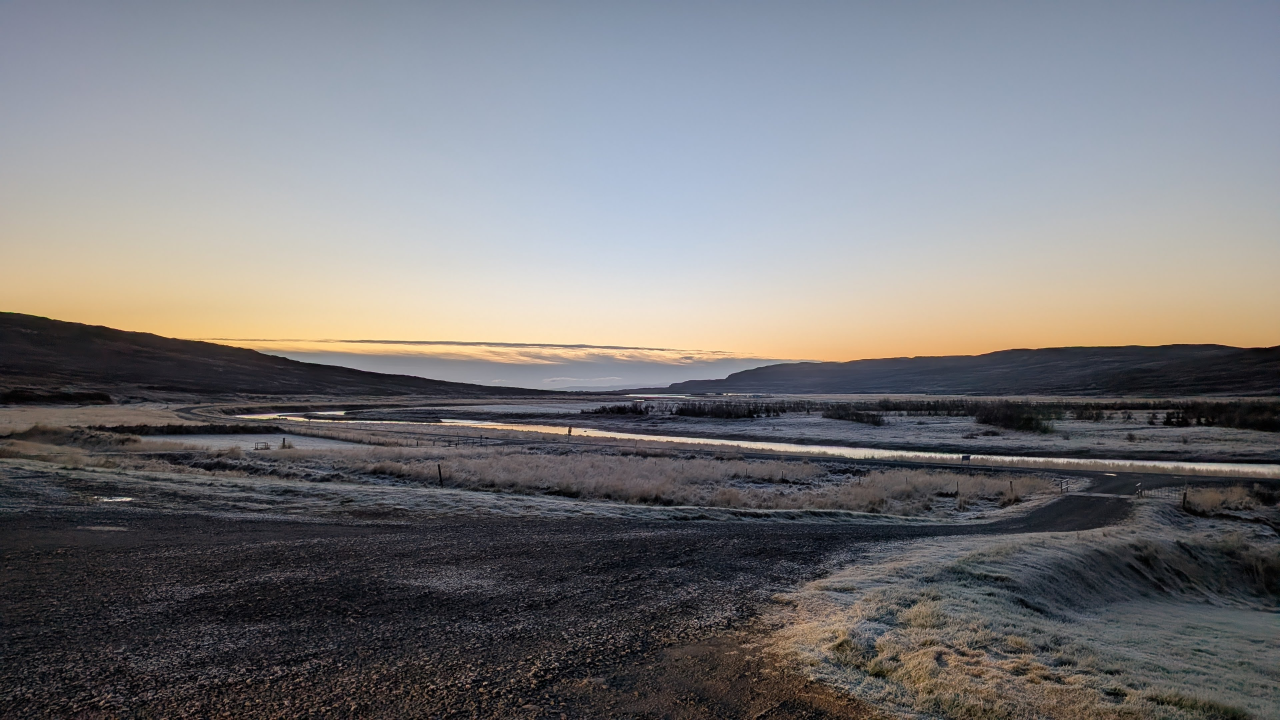
#> input picture photos/PXL_20261021_081252444.jpg, 3840 x 2160 px, found by its file name (shown at 1/3 size)
$ python update_to_60.py
#> lines starting #> are read from the running program, lines starting #| are printed output that depends on the picture; long printed decimals are rounded
import os
import json
import shutil
from PIL import Image, ImageOps, ExifTags

BASE_DIR = '/home/tomaso/projects/iceland-photos'
SRC_DIR = '/mnt/c/Users/tomas/Pictures/2026-Islanda'
DATA_FILE = os.path.join(BASE_DIR, 'data.json')
PHOTOS_DIR = os.path.join(BASE_DIR, 'photos')
THUMBS_DIR = os.path.join(BASE_DIR, 'thumbs')

# 1. Photos to prune
PRUNE_FILES = [
    'PXL_20261020_082333462.jpg',          # Bench with verse & cars
    'PXL_20261020_223127604.NIGHT.jpg',    # Weak aurora glow
    'PXL_20261020_230829906.NIGHT.jpg',    # Double aurora arch (redundant)
]

# 2. Photos to add with curated metadata
ADD_PHOTOS = [
    {
        'filename': 'PXL_20261021_081252444.jpg',
        'title': 'Strandir Valley Autumn Frost',
        'place': 'Drangsnes • Westfjords',
        'fallback_lat': 65.7811,
        'fallback_lon': -21.5191,
        'datetime': '2026:10:21 08:12:52',
        'date_display': 'Oct 21 • 08:12',
        'is_hero': True
    },
    {
        'filename': 'PXL_20261029_162720896.jpg',
        'title': 'Crystal Cave Tephra Layers & Fluted Ice',
        'place': 'Vatnajökull Ice Cave',
        'fallback_lat': 64.0489,
        'fallback_lon': -16.1806,
        'datetime': '2026:10:29 16:27:20',
        'date_display': 'Oct 29 • 16:27',
        'is_hero': True
    },
    {
        'filename': 'PXL_20261030_102417128.jpg',
        'title': 'Falljökull Glacier Crevasse Field',
        'place': 'Falljökull • Vatnajökull',
        'fallback_lat': 63.9734,
        'fallback_lon': -16.8003,
        'datetime': '2026:10:30 10:24:17',
        'date_display': 'Oct 30 • 10:24',
        'is_hero': True
    },
    {
        'filename': 'PXL_20261031_133314715.jpg',
        'title': 'Lóndrangar Ocean Promontory & Rain Squall',
        'place': 'Lóndrangar • Snæfellsnes',
        'fallback_lat': 64.7352,
        'fallback_lon': -23.7742,
        'datetime': '2026:10:31 13:33:14',
        'date_display': 'Oct 31 • 13:33',
        'is_hero': True
    },
    {
        'filename': 'PXL_20261031_141754942.jpg',
        'title': 'Arnarstapi Basalt Sea Cliffs',
        'place': 'Arnarstapi • Snæfellsnes',
        'fallback_lat': 64.7678,
        'fallback_lon': -23.6170,
        'datetime': '2026:10:31 14:17:54',
        'date_display': 'Oct 31 • 14:17',
        'is_hero': True
    }
]

def get_gps_and_aspect(filepath, fallback_lat, fallback_lon):
    with Image.open(filepath) as img:
        transposed = ImageOps.exif_transpose(img)
        w, h = transposed.size
        aspect = round(w / h, 3)

        lat = fallback_lat
        lon = fallback_lon

        exif = img.getexif()
        if exif:
            gps_info = exif.get_ifd(ExifTags.IFD.GPSInfo)
            if gps_info:
                def to_deg(dms):
                    return float(dms[0]) + float(dms[1])/60.0 + float(dms[2])/3600.0
                try:
                    raw_lat = to_deg(gps_info[2])
                    if gps_info.get(1) == 'S': raw_lat = -raw_lat
                    raw_lon = to_deg(gps_info[4])
                    if gps_info.get(3) == 'W': raw_lon = -raw_lon
                    lat = round(raw_lat, 6)
                    lon = round(raw_lon, 6)
                except Exception as e:
                    pass

    return lat, lon, aspect

def main():
    # 1. Prune files from disk
    for fn in PRUNE_FILES:
        p_photo = os.path.join(PHOTOS_DIR, fn)
        p_thumb = os.path.join(THUMBS_DIR, fn)
        if os.path.exists(p_photo):
            os.remove(p_photo)
            print(f"Removed photo: {fn}")
        if os.path.exists(p_thumb):
            os.remove(p_thumb)
            print(f"Removed thumb: {fn}")

    # 2. Add new photos to photos/ and thumbs/
    new_entries = []
    for item in ADD_PHOTOS:
        fn = item['filename']
        src_path = os.path.join(SRC_DIR, fn)
        dst_photo = os.path.join(PHOTOS_DIR, fn)
        dst_thumb = os.path.join(THUMBS_DIR, fn)

        if not os.path.exists(src_path):
            raise FileNotFoundError(f"Source file not found: {src_path}")

        # Copy original
        shutil.copy2(src_path, dst_photo)

        # Generate thumbnail
        with Image.open(src_path) as img:
#> img is the input picture: PIL image 3840x2160 RGB; mean R, G, B 119.2, 118.5, 120.7
            transposed = ImageOps.exif_transpose(img)
            transposed.thumbnail((720, 540), Image.Resampling.LANCZOS)
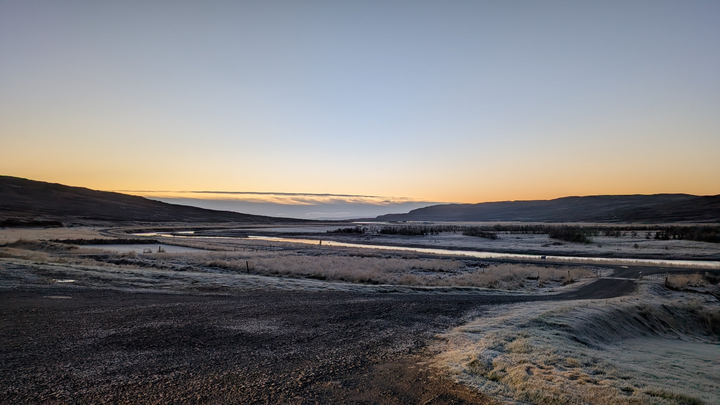
#> transposed: PIL image 720x405 RGB; mean R, G, B 119.3, 118.6, 120.8
            transposed.save(dst_thumb, 'JPEG', quality=82, optimize=True)

        lat, lon, aspect = get_gps_and_aspect(src_path, item['fallback_lat'], item['fallback_lon'])
#> in get_gps_and_aspect, `gps_info = exif.get_ifd(ExifTags.IFD.GPSInfo)`: gps_info = 11 items
#> in get_gps_and_aspect, `raw_lat = to_deg(gps_info[2])`: raw_lat = 65.78
#> in get_gps_and_aspect, `raw_lon = to_deg(gps_info[4])`: raw_lon = 21.52
#> in get_gps_and_aspect, `if gps_info.get(3) == 'W': raw_lon = -raw_lon`: raw_lon = -21.52
#> in get_gps_and_aspect, `lat = round(raw_lat, 6)`: lat = 65.78
#> in get_gps_and_aspect, `lon = round(raw_lon, 6)`: lon = -21.52
#> lat = 65.78; lon = -21.52; aspect = 1.78

        entry = {
            'filename': fn,
            'title': item['title'],
            'place': item['place'],
            'is_hero': item['is_hero'],
            'datetime': item['datetime'],
            'date_display': item['date_display'],
            'lat': lat,
            'lon': lon,
            'thumb': f'thumbs/{fn}',
            'src': f'photos/{fn}',
            'aspect': aspect
        }
        new_entries.append(entry)
        print(f"Processed new photo: {fn} (aspect: {aspect}, lat: {lat}, lon: {lon})")
#| Processed new photo: PXL_20261021_081252444.jpg (aspect: 1.778, lat: 65.781, lon: -21.519)
#> pass 2 of the loop in main, `for item in ADD_PHOTOS:`:
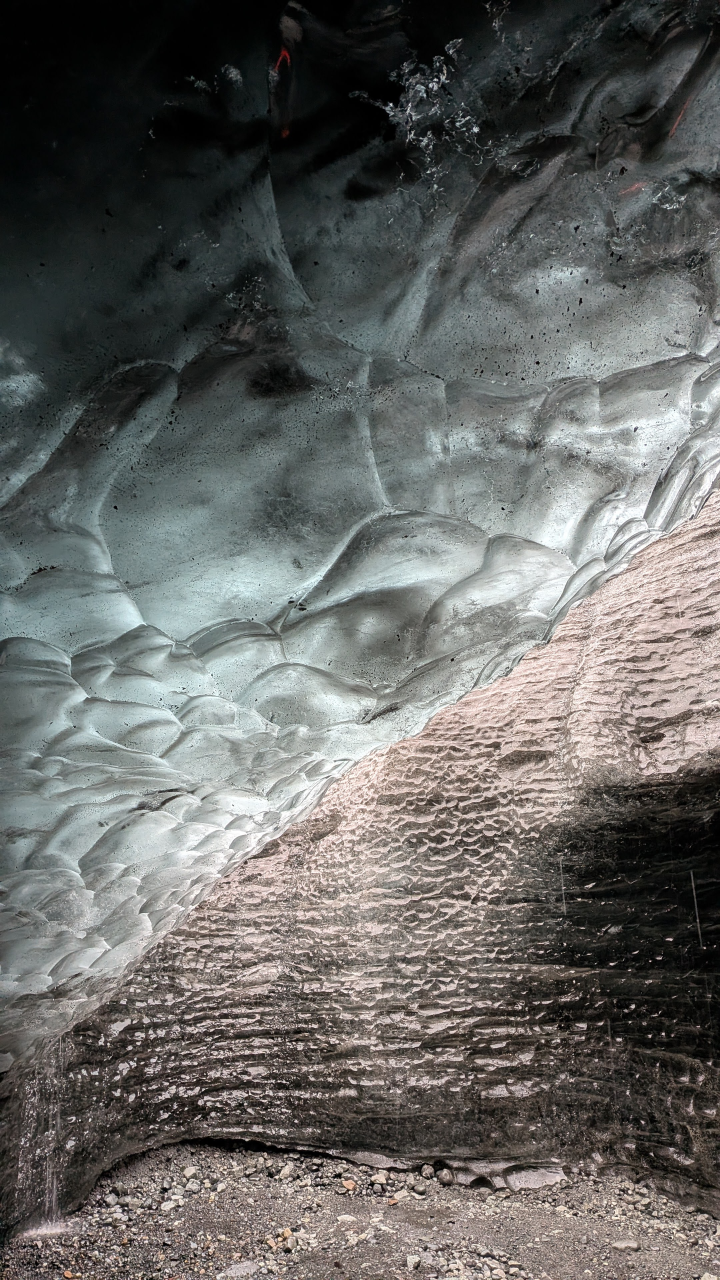
#> input picture photos/PXL_20261029_162720896.jpg, 2160 x 3840 px, found by its file name (shown at 1/3 size)
#> in main, img is the input picture: PIL image 2160x3840 RGB; mean R, G, B 103.2, 103.2, 100.8
#> in main, `transposed.thumbnail((720, 540), Image.Resampling.LANCZOS)`:
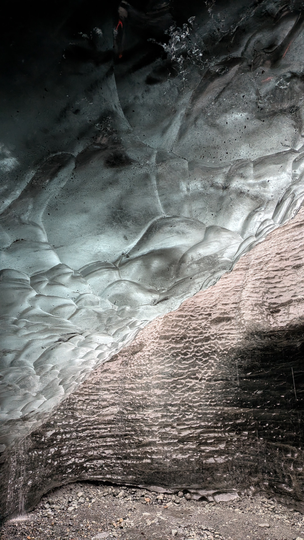
#> transposed: PIL image 304x540 RGB; mean R, G, B 103.1, 103.1, 100.7
#> in main, `lat, lon, aspect = get_gps_and_aspect(src_path, item['fallback_lat'], ..`: lat = 64.1; lon = -16.3; aspect = 0.562
#| Processed new photo: PXL_20261029_162720896.jpg (aspect: 0.562, lat: 64.099, lon: -16.303)
#> pass 3 of the loop in main, `for item in ADD_PHOTOS:`:
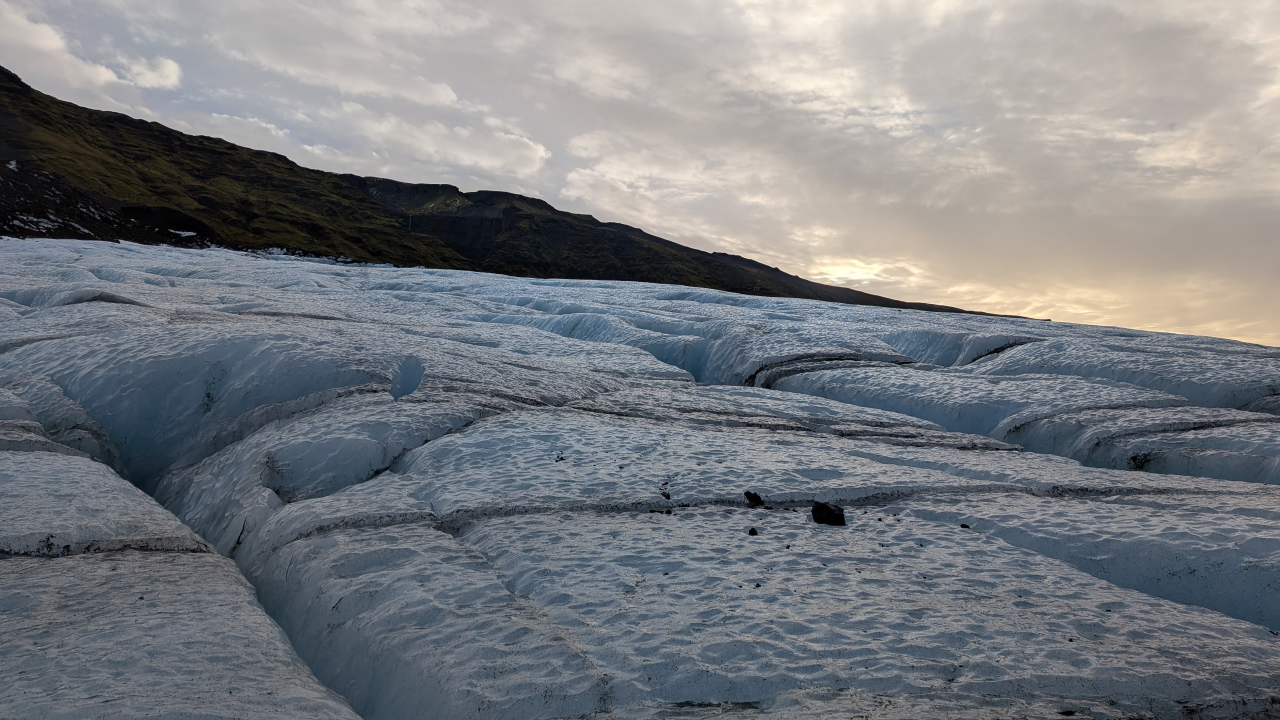
#> input picture photos/PXL_20261030_102417128.jpg, 3840 x 2160 px, found by its file name (shown at 1/3 size)
#> in main, img is the input picture: PIL image 3840x2160 RGB; mean R, G, B 120.3, 123.4, 127.6
#> in main, `transposed.thumbnail((720, 540), Image.Resampling.LANCZOS)`:
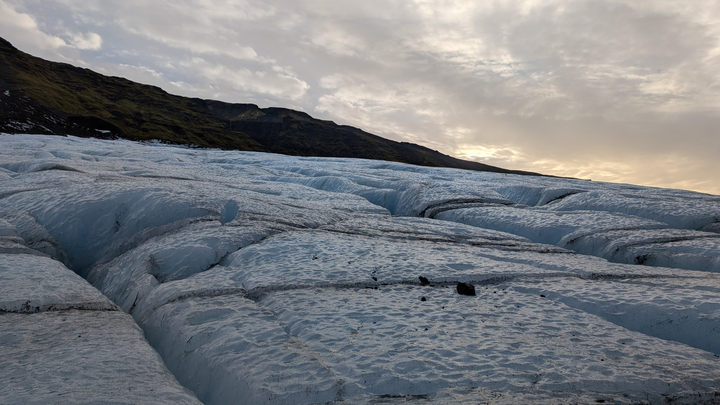
#> transposed: PIL image 720x405 RGB; mean R, G, B 120.4, 123.6, 127.8
#> in main, `lat, lon, aspect = get_gps_and_aspect(src_path, item['fallback_lat'], ..`: lat = 63.97; lon = -16.8; aspect = 1.78
#| Processed new photo: PXL_20261030_102417128.jpg (aspect: 1.778, lat: 63.972, lon: -16.804)
#> the loop made 4 passes; the first 3 are shown

    # 3. Update data.json
    with open(DATA_FILE) as f:
        data = json.load(f)

    # Filter out pruned files
    filtered = []
    for p in data:
        if p['filename'] in PRUNE_FILES:
            continue
        # Ensure consistent datetime field
        if 'datetime' not in p and 'date' in p:
            p['datetime'] = p['date']
        filtered.append(p)

    # Add new entries
    filtered.extend(new_entries)

    # Sort strictly chronologically by datetime
    filtered.sort(key=lambda x: x.get('datetime', ''))

    with open(DATA_FILE, 'w') as f:
        json.dump(filtered, f, indent=2)

    print(f"\nFinal count in data.json: {len(filtered)} photos (Expected: 60)")
    assert len(filtered) == 60, f"Expected 60 photos, got {len(filtered)}"

if __name__ == '__main__':
#> (the run stopped early here; a loop or call above may not have finished)
